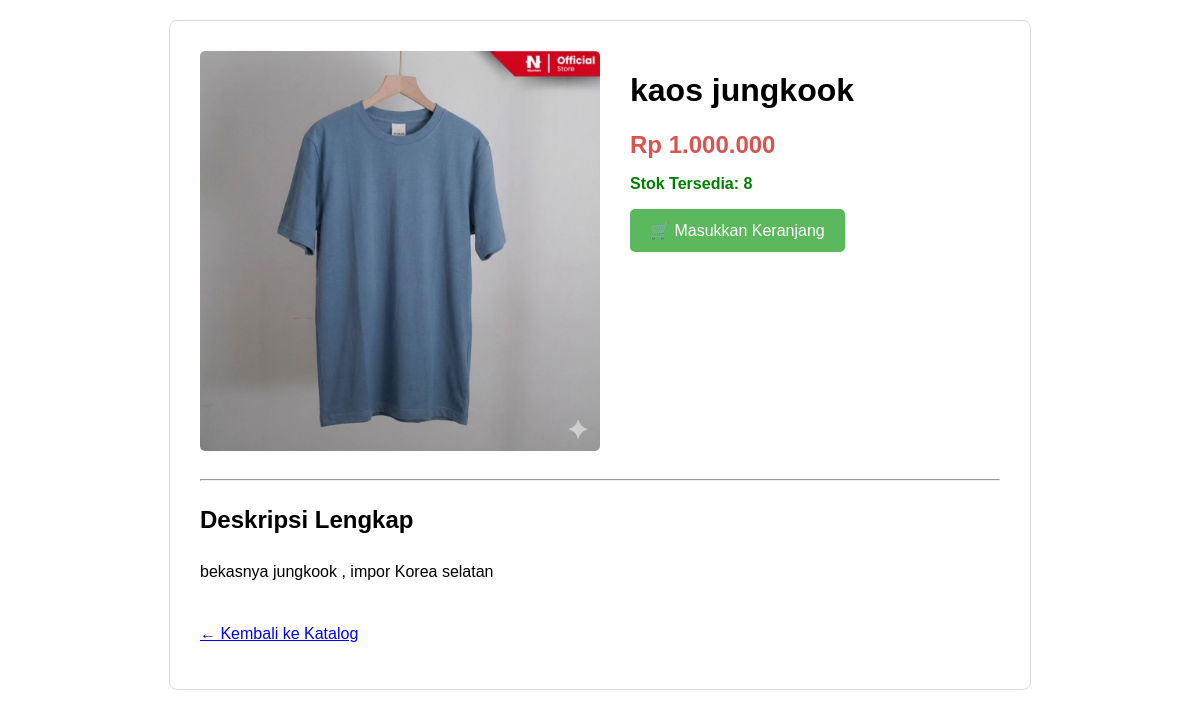
The page /detail_produk.php?id=5 on the database its author committed.
### tables this page shows
CREATE TABLE `produk` (
  `id_produk` int(11) NOT NULL,
  `nama_produk` varchar(255) NOT NULL,
  `deskripsi` text NOT NULL,
  `harga` int(11) NOT NULL,
  `stok` int(11) NOT NULL,
  `gambar` varchar(255) NOT NULL
);

### detail_produk.php (the view, shortened to what this page needs)
<?php
include 'koneksi.php';
$id_produk = isset($_GET['id']) ? mysqli_real_escape_string($koneksi, $_GET['id']) : '';
$query = "SELECT * FROM produk WHERE id_produk = '$id_produk'";
$result = mysqli_query($koneksi, $query);
$data = mysqli_fetch_assoc($result);
?>
<!DOCTYPE html>
<html lang="id">
<head>
</head>
<body>
    <div class="product-detail">
        <?php
            $nama_file_gambar = rawurlencode($data['gambar']);
            $path_gambar = "img/" . $nama_file_gambar;
        ?>
        <img src="<?php echo $path_gambar; ?>" alt="<?php echo htmlspecialchars($data['nama_produk']); ?>">
        <h1><?php echo htmlspecialchars($data['nama_produk']); ?></h1>
        <p class="price">Rp <?php echo number_format($data['harga'], 0, ',', '.'); ?></p>
        <p class="stok"><?php echo ($data['stok'] > 0) ? "Stok Tersedia: " . $data['stok'] : "STOK HABIS"; ?></p>
        <a href="keranjang_proses.php?id=<?php echo $data['id_produk']; ?>" style="text-decoration: none;">
    <button class="btn-keranjang">
        🛒 Masukkan Keranjang
    </button>
</a>
        <div class="deskripsi">
            <hr>
            <h2>Deskripsi Lengkap</h2>
            <p><?php echo nl2br(htmlspecialchars($data['deskripsi'])); ?></p>
        </div>
        <p style="margin-top: 40px;"><a href="index.php">← Kembali ke Katalog</a></p>
    </div>
</body>
</html>

### detail_produk.php (style rules this page uses)
.product-detail { max-width: 800px; margin: 20px auto; border: 1px solid #ddd; padding: 30px; background: #fff; border-radius: 8px; font-family: sans-serif; }
.product-detail img { max-width: 400px; height: auto; float: left; margin-right: 30px; border-radius: 5px; }
.price { font-size: 24px; color: #d9534f; font-weight: bold; margin: 15px 0; }
.stok { color: green; font-weight: bold; }
.deskripsi { clear: both; padding-top: 20px; line-height: 1.6; }
.btn-keranjang { padding: 12px 20px; background-color: #5cb85c; color: white; border: none; border-radius: 5px; cursor: pointer; font-size: 16px; }

### rows shown on the page
produk: gambar (picture), nama_produk "kaos jungkook", harga "1.000.000", stok "8", deskripsi "bekasnya jungkook , impor Korea selatan"
